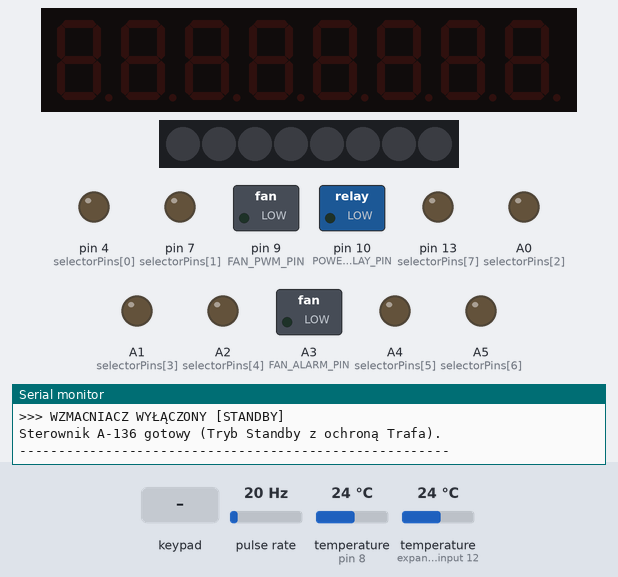
Bench run of a sketch on a simulated Arduino Pro Mini, built with avr-gcc and run on an emulated ATmega328P. Parts: 8-digit seven-segment display, 8 RGB LEDs in strip order, left to right, switched loads named in the sketch (green lamp = pin HIGH), output pins drawn as LEDs (lit = HIGH), the last lines printed to the serial monitor. Wiring (inferred from the names in the program): pulse sensor: data pin 2. Inputs (shaded band) come from the test bench; at power-on: pulse rate 20 Hz, temperature (sensors on pin 8, expander input 12) 24 °C. EEPROM starts erased.

Above: at 1.3 s.
1.4 s: keypad keys 1 2 3 4 pressed 0.4 s apart
At 3.8 s:
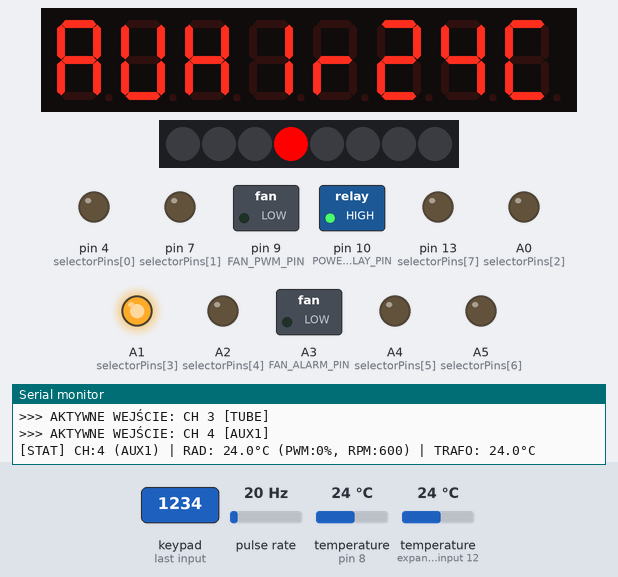
4.5 s: key '6' pressed
At 5.8 s:
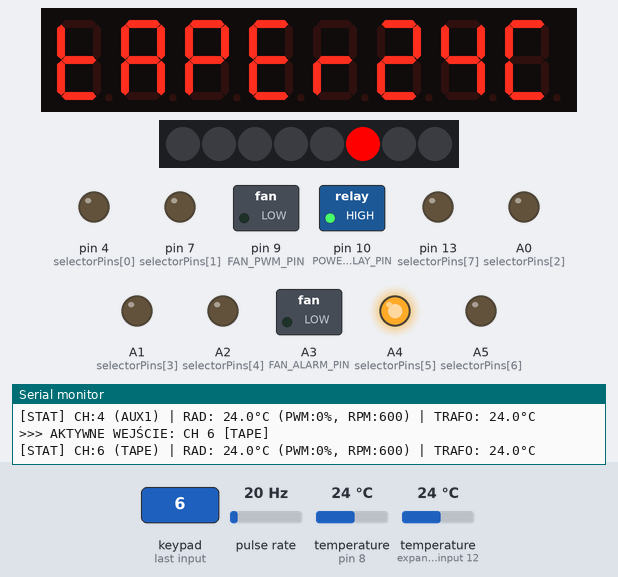
7.5 s: key '7' pressed
At 8.8 s:
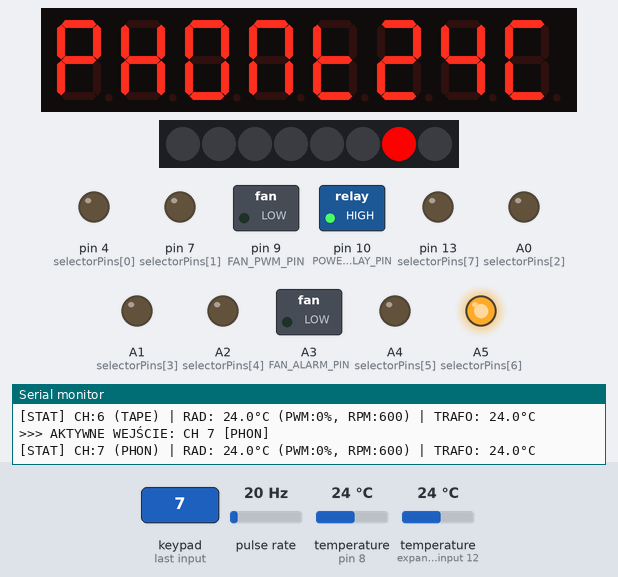
10.5 s: key '8' pressed
At 11.6 s:
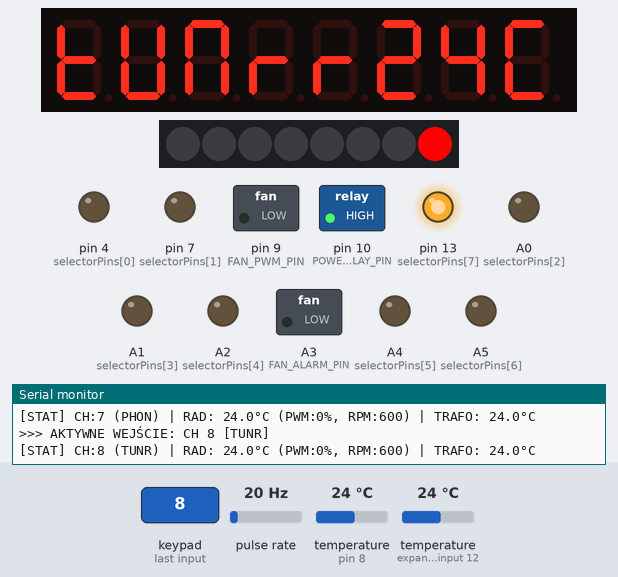
13.5 s: key '1' pressed
At 14.8 s:
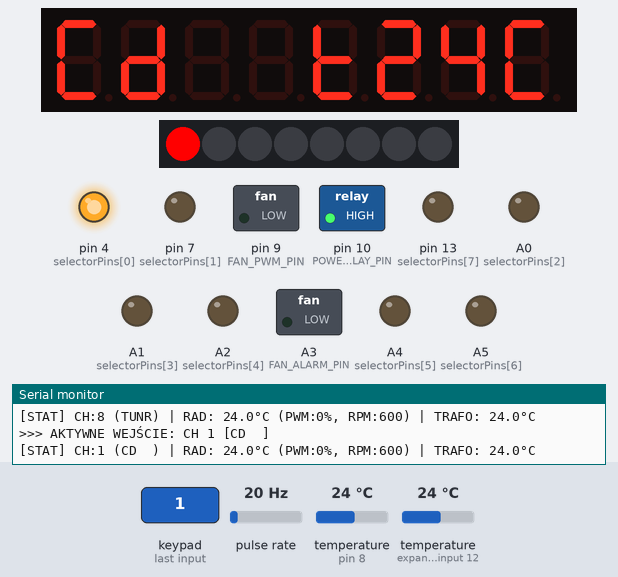
16.5 s: key '2' pressed
At 17.4 s:
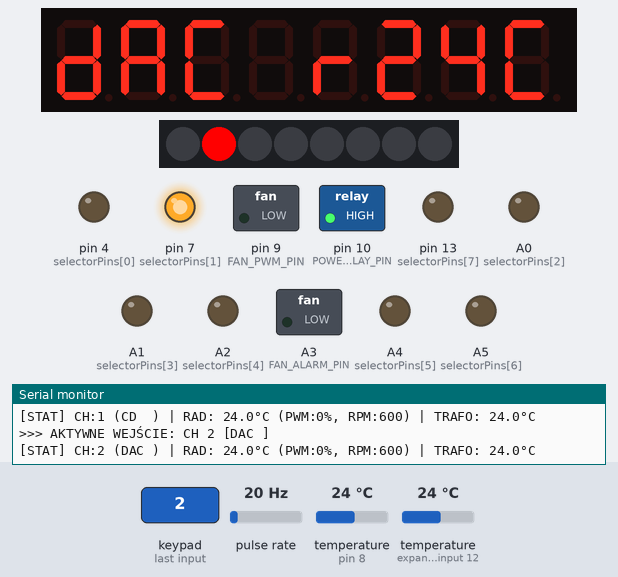
Timing chart, 0 to 19.5 s (numbered marks = the images above; inputs shaded):
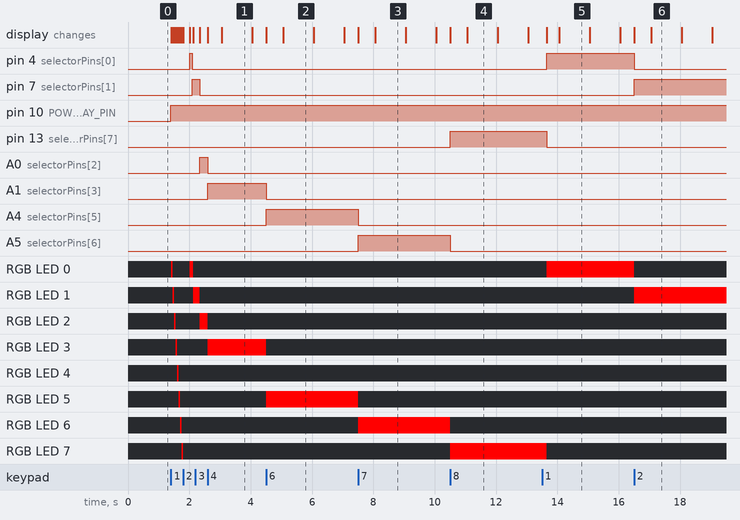

Measured:
- after the input at 1.4 s, pin 4 (selectorPins[0]): LOW → HIGH after 0.61 s, → LOW 0.09 s later; pin 7 (selectorPins[1]): LOW → HIGH after 0.70 s, → LOW 0.23 s later
- after the input at 4.5 s, A1 (selectorPins[3]): HIGH → LOW at once; A4 (selectorPins[5]): LOW → HIGH at once; the display: first changes at once (image 2 shows a later state)
- after the input at 7.5 s, A4 (selectorPins[5]): HIGH → LOW at once; A5 (selectorPins[6]): LOW → HIGH at once; the display: first changes at once (image 3 shows a later state)
- after the input at 10.5 s, pin 13 (selectorPins[7]): LOW → HIGH at once; A5 (selectorPins[6]): HIGH → LOW at once; the display: first changes at once (image 4 shows a later state)
- after the input at 13.5 s, pin 4 (selectorPins[0]): LOW → HIGH after 0.15 s; pin 13 (selectorPins[7]): HIGH → LOW after 0.15 s; the display: first changes after 0.16 s (image 5 shows a later state)
- after the input at 16.5 s, pin 4 (selectorPins[0]): HIGH → LOW at once; pin 7 (selectorPins[1]): LOW → HIGH at once; the display: first changes at once (image 6 shows a later state)

The sketch:

sharp-ds18b20.ino
```cpp
/*
 =====================================================================================
           STEROWNIK WZMACNIACZA A-136 (RAD FAN + TRAFO PROTECT + SELECTOR + IR)
 =====================================================================================
 Hardware: Arduino Pro Mini (5V / 16MHz) + Moduł TM1638 (HW-154) + Odbiornik IR
 Zasilanie: Małe trafko Standby (Arduino działa non-stop)
 -------------------------------------------------------------------------------------
 PEŁNA MAPA POŁĄCZEŃ PINÓW (HARDWARE PINOUT):
 -------------------------------------------------------------------------------------
 Pin Arduino   | Funkcja / Moduł                 | Uwagi / Opis
 -------------+---------------------------------+-------------------------------------
 D0 (RX)      | Serial Monitor (Programowanie)  | Narzędzie diagnostyczne (9600 baud)
 D1 (TX)      | Serial Monitor (Programowanie)  | Narzędzie diagnostyczne (9600 baud)
 D2           | Wentylator 1 - TACHO (RPM)      | Przerwanie sprzętowe INT0
 D3           | WOLNY                           |
 D4           | Selektor Przekaźników - CH1     | Wyjście cyfrowe Break-Before-Make
 D5           | Odbiornik IR (DATA / OUT)       | Odbiornik IR (np. VS1838B)
 D6           | Moduł HW-154 - DIO              | Linia danych TM1638
 D7           | Selektor Przekaźników - CH2     | Wyjście cyfrowe Break-Before-Make
 D8           | Czujniki Temp. DS18B20 (1-Wire) | Radiator (Czujnik 1) + Trafo (Czujnik 2)
 D9           | Wentylator 1 - Sterowanie PWM   | Wyjście PWM (Timer 1)
 D10          | PRZEKAŹNIK ZASILANIA GŁÓWNEGO   | High = ON (Wzmacniacz włączony)
 D11          | Moduł HW-154 - STB (Strobe)     | Linia wyboru układu TM1638
 D12          | Moduł HW-154 - CLK (Clock)      | Linia zegarowa TM1638
 D13          | Selektor Przekaźników - CH8     | Wyjście cyfrowe GPIO
 A0           | Selektor Przekaźników - CH3     | Wyjście cyfrowe GPIO
 A1           | Selektor Przekaźników - CH4     | Wyjście cyfrowe GPIO
 A2           | Selektor Przekaźników - CH5     | Wyjście cyfrowe GPIO
 A3           | Sygnalizacja Alarmu - Wentylator| Wyjście sygnału awarii wentylatora
 A4           | Selektor Przekaźników - CH6     | Wyjście cyfrowe GPIO
 A5           | Selektor Przekaźników - CH7     | Wyjście cyfrowe GPIO
 A6 / A7      | WOLNE                           | Dostępne tylko jako wejścia ADC
 -------------------------------------------------------------------------------------
 AUTOMATYCZNY SKRYPT GIT (Uruchamiany w terminalu Linuxa w folderze projektu):
 -------------------------------------------------------------------------------------
 inotifywait -m -e close_write,modify,moved_to . | while read -r path action file; do
     if [[ "$file" == *.ino ]]; then
         git add .
         if git commit -m "Auto-save: $file $(date '+%Y-%m-%d %H:%M:%S')"; then
             git push
             echo "✔ [GIT] Zapisano i wysłano (push) dla: $file"
         fi
     fi
 done
 =====================================================================================
*/

#include <OneWire.h>
#include <DallasTemperature.h>
#include <EEPROM.h>
#include <TM1638plus.h>
#include <IRremote.hpp>

// ===================================================================================
//             ZWERYFIKOWANE KODY TWOJEGO PILOTA IR (PROTOKÓŁ NEC)
// ===================================================================================
const uint32_t IR_CODE_POWER = 0x45; // Przycisk Power na pilocie

const uint32_t IR_CODE_CH1   = 0x0C; // Przycisk 1 (CD)
const uint32_t IR_CODE_CH2   = 0x18; // Przycisk 2 (DAC)
const uint32_t IR_CODE_CH3   = 0x5E; // Przycisk 3 (TUBE)
const uint32_t IR_CODE_CH4   = 0x08; // Przycisk 4 (AUX1)
const uint32_t IR_CODE_CH5   = 0x1C; // Przycisk 5 (AUX2)
const uint32_t IR_CODE_CH6   = 0x5A; // Przycisk 6 (TAPE)
const uint32_t IR_CODE_CH7   = 0x42; // Przycisk 7 (PHON)
const uint32_t IR_CODE_CH8   = 0x52; // Przycisk 8 (TUNR)

const uint32_t IR_CODE_NEXT  = 0x15; // Przycisk Ch+ / Strzałka w prawo
const uint32_t IR_CODE_PREV  = 0x07; // Przycisk Ch- / Strzałka w lewo
// ===================================================================================

// Nazwy wejść wyświetlane na panelu (max 4 znaki)
const char* channelNames[8] = {
    "CD  ",   // CH 1
    "DAC ",   // CH 2
    "TUBE",   // CH 3
    "AUX1",   // CH 4
    "AUX2",   // CH 5
    "TAPE",   // CH 6
    "PHON",   // CH 7
    "TUNR"    // CH 8
};

const int EEPROM_ADDR_CHANNEL = 0;

// --- MODUŁ HW-154 ---
#define STROBE_TM 11
#define CLOCK_TM  12
#define DIO_TM    6

TM1638plus tm(STROBE_TM, CLOCK_TM, DIO_TM, false);

// --- ODBIORNIK IR ---
#define IR_RECEIVE_PIN 5

// --- STEROWANIE ZASILANIEM GŁÓWNYM ---
#define POWER_RELAY_PIN 10 // Pin sterujący przekaźnikiem zasilania 230V
bool powerState = false;   // false = Standby (OFF), true = Praca (ON)
bool waitButtonsRelease = false;

// --- CZUJNIKI TEMPERATURY (DS18B20) ---
#define ONE_WIRE_BUS 8
OneWire oneWire(ONE_WIRE_BUS);
DallasTemperature sensors(&oneWire);

// Adresy czujników na magistrali 1-Wire
DeviceAddress radSensor   = { 0x28, 0xFF, 0x20, 0x64, 0x68, 0x14, 0x02, 0xC5 }; // Czujnik 1: Radiator
DeviceAddress trafoSensor = { 0x28, 0x3A, 0xE0, 0xAC, 0x08, 0x00, 0x00, 0x78 }; // Czujnik 2: Trafo

// Nastawy temperaturowe dla radiatora (Wentylator)
const float RAD_TEMP_START = 40.0;
const float RAD_TEMP_MAX   = 70.0;
const int PWM_MIN          = 45;

// Nastawa krytyczna dla Trafa (Wyłączenie wzmacniacza)
const float TRAFO_MAX_TEMP = 85.0;

const int FAN_PWM_PIN   = 9;
const int FAN_TACHO_PIN = 2;
const int FAN_ALARM_PIN = A3;

volatile int tachoCount = 0;
unsigned long lastTempCheck = 0;
const unsigned long tempInterval = 1000;

bool fanAlarmState = false;
bool trafoOverheatState = false;

void countTacho() { tachoCount++; }

// --- SELEKTOR WEJŚĆ ---
const int selectorPins[8] = {4, 7, A0, A1, A2, A4, A5, 13}; // CH1..CH8
int currentChannel = 0;
float currentRadTemp = 0.0;
float currentTrafoTemp = 0.0;
bool showTrafoTempOnDisplay = false;

void updateDisplay() {
    if (!powerState) return;

    char displayBuffer[9];

    if (fanAlarmState) {
        snprintf(displayBuffer, sizeof(displayBuffer), "%-4sERR FAN", channelNames[currentChannel]);
    } else if (trafoOverheatState) {
        snprintf(displayBuffer, sizeof(displayBuffer), "HOT TRF!");
    } else {
        // Wyświetlanie na przemian temperatury Radiatora ("r") i Trafa ("t")
        if (showTrafoTempOnDisplay) {
            int displayTemp = (currentTrafoTemp > 0 && currentTrafoTemp < 125) ? (int)currentTrafoTemp : 0;
            snprintf(displayBuffer, sizeof(displayBuffer), "%-4st%2dC", channelNames[currentChannel], displayTemp);
        } else {
            int displayTemp = (currentRadTemp > 0 && currentRadTemp < 125) ? (int)currentRadTemp : 0;
            snprintf(displayBuffer, sizeof(displayBuffer), "%-4sr%2dC", channelNames[currentChannel], displayTemp);
        }
    }

    tm.displayText(displayBuffer);
}

void selectChannel(int channel) {
    if (!powerState) return;

    if (channel < 0) channel = 7;
    if (channel > 7) channel = 0;

    currentChannel = channel;

    // 1. Break-Before-Make
    for (int i = 0; i < 8; i++) {
        digitalWrite(selectorPins[i], LOW);
    }
    delay(2);

    // 2. Załączenie wybranego przekaźnika
    digitalWrite(selectorPins[currentChannel], HIGH);

    // 3. Zapis w EEPROM
    EEPROM.update(EEPROM_ADDR_CHANNEL, currentChannel);

    // 4. Wskaźniki LED na panelu
    for (int i = 0; i < 8; i++) {
        tm.setLED(i, (i == currentChannel) ? 1 : 0);
    }

    updateDisplay();

    Serial.print(">>> AKTYWNE WEJŚCIE: CH ");
    Serial.print(currentChannel + 1);
    Serial.print(" [");
    Serial.print(channelNames[currentChannel]);
    Serial.println("]");
}

void setPower(bool turnOn) {
    powerState = turnOn;

    if (powerState) {
        // --- WŁĄCZANIE WZMACNIACZA (POWER ON) ---
        digitalWrite(POWER_RELAY_PIN, HIGH);

        tm.displayBegin();
        tm.reset();
        tm.brightness(3);

        tm.displayText("A-136 OK");
        for (int i = 0; i < 8; i++) {
            tm.setLED(i, 1);
            delay(50);
            tm.setLED(i, 0);
        }
        delay(200);

        byte savedChannel = EEPROM.read(EEPROM_ADDR_CHANNEL);
        if (savedChannel > 7) savedChannel = 0;
        selectChannel(savedChannel);

        Serial.println(">>> WZMACNIACZ WŁĄCZONY [POWER ON]");
    } else {
        // --- WYŁĄCZANIE WZMACNIACZA (STANDBY / OFF) ---
        for (int i = 0; i < 8; i++) {
            digitalWrite(selectorPins[i], LOW);
        }

        digitalWrite(POWER_RELAY_PIN, LOW);

        analogWrite(FAN_PWM_PIN, 0);
        digitalWrite(FAN_ALARM_PIN, LOW);
        fanAlarmState = false;

        tm.reset();
        waitButtonsRelease = true;

        Serial.println(">>> WZMACNIACZ WYŁĄCZONY [STANDBY]");
    }
}

// --- OBSŁUGA PILOTA IR ---
void handleIR() {
    if (IrReceiver.decode()) {
        if (!(IrReceiver.decodedIRData.flags & IRDATA_FLAGS_IS_REPEAT)) {
            uint32_t irCommand = IrReceiver.decodedIRData.command;

            if (irCommand != 0) {
                Serial.print("[IR DETECT] Komenda HEX: 0x");
                Serial.print(irCommand, HEX);

                if (irCommand == IR_CODE_POWER) {
                    Serial.println(" -> Akcja: [POWER TOGGLE]");
                    setPower(!powerState);
                }
                else if (powerState) {
                    if (irCommand == IR_CODE_CH1)      selectChannel(0);
                    else if (irCommand == IR_CODE_CH2) selectChannel(1);
                    else if (irCommand == IR_CODE_CH3) selectChannel(2);
                    else if (irCommand == IR_CODE_CH4) selectChannel(3);
                    else if (irCommand == IR_CODE_CH5) selectChannel(4);
                    else if (irCommand == IR_CODE_CH6) selectChannel(5);
                    else if (irCommand == IR_CODE_CH7) selectChannel(6);
                    else if (irCommand == IR_CODE_CH8) selectChannel(7);
                    else if (irCommand == IR_CODE_NEXT) selectChannel(currentChannel + 1);
                    else if (irCommand == IR_CODE_PREV) selectChannel(currentChannel - 1);
                }
            }
        }
        IrReceiver.resume();
    }
}

void setup() {
    Serial.begin(9600);
    sensors.begin();
    sensors.setWaitForConversion(false);

    pinMode(POWER_RELAY_PIN, OUTPUT);
    digitalWrite(POWER_RELAY_PIN, LOW);

    tm.displayBegin();
    tm.reset();

    IrReceiver.begin(IR_RECEIVE_PIN, DISABLE_LED_FEEDBACK);

    pinMode(FAN_PWM_PIN, OUTPUT);
    pinMode(FAN_ALARM_PIN, OUTPUT);
    pinMode(FAN_TACHO_PIN, INPUT_PULLUP);
    digitalWrite(FAN_ALARM_PIN, LOW);

    attachInterrupt(digitalPinToInterrupt(FAN_TACHO_PIN), countTacho, FALLING);

    for (int i = 0; i < 8; i++) {
        pinMode(selectorPins[i], OUTPUT);
        digitalWrite(selectorPins[i], LOW);
    }

    setPower(false);

    sensors.requestTemperatures();
    Serial.println("Sterownik A-136 gotowy (Tryb Standby z ochroną Trafa).");
    Serial.println("-------------------------------------------------------");
}

void loop() {
    // 1. OBSŁUGA PILOTA IR
    handleIR();

    // 2. PRZYCISKI PANELU HW-154
    uint8_t buttons = tm.readButtons();
    static unsigned long s1PressStartTime = 0;
    static bool s1LongPressTriggered = false;

    if (buttons == 0) {
        waitButtonsRelease = false;

        if (s1PressStartTime != 0 && !s1LongPressTriggered && powerState) {
            selectChannel(0);
        }

        s1PressStartTime = 0;
        s1LongPressTriggered = false;
    }

    if (!powerState) {
        if (buttons != 0 && !waitButtonsRelease) {
            setPower(true);
            waitButtonsRelease = true;
        }
    } else {
        if (buttons & 0x01) {
            if (s1PressStartTime == 0) {
                s1PressStartTime = millis();
            } else if (!s1LongPressTriggered && (millis() - s1PressStartTime >= 1200)) {
                s1LongPressTriggered = true;
                setPower(false);
            }
        }
        else if (buttons != 0) {
            int pressedBit = -1;
            for (int i = 1; i < 8; i++) {
                if (buttons & (1 << i)) {
                    pressedBit = i;
                    break;
                }
            }

            if (pressedBit != -1 && pressedBit != currentChannel) {
                selectChannel(pressedBit);
                delay(200);
            }
        }
    }

    // 3. OBSŁUGA KONTROLI TEMPERATURY I CHŁODZENIA (Tylko w trybie ON)
    if (powerState) {
        unsigned long currentMillis = millis();

        if (currentMillis - lastTempCheck >= tempInterval) {
            lastTempCheck = currentMillis;

            float tRad   = sensors.getTempC(radSensor);
            float tTrafo = sensors.getTempC(trafoSensor);
            sensors.requestTemperatures();

            currentRadTemp   = tRad;
            currentTrafoTemp = tTrafo;

            // --- ZABEZPIECZENIE TRAFA ---
            if (tTrafo >= TRAFO_MAX_TEMP && tTrafo < 125.0) {
                Serial.print("[ALARM KRYTYCZNY] Przegrzanie Trafa: ");
                Serial.print(tTrafo);
                Serial.println("°C! Awaryjne wyłączenie zasilania.");

                trafoOverheatState = true;
                setPower(false); // Natychmiastowe odcięcie zasilania 230V!
                return;
            } else {
                trafoOverheatState = false;
            }

            // --- STEROWANIE WENTYLATOREM RADIATORA ---
            int pwmValue = 0;

            noInterrupts();
            int rpm = (tachoCount / 2) * 60;
            tachoCount = 0;
            interrupts();

            if (tRad < RAD_TEMP_START) {
                pwmValue = 0;
            } else {
                float constrainedTemp = constrain(tRad, RAD_TEMP_START, RAD_TEMP_MAX);
                pwmValue = map(constrainedTemp, RAD_TEMP_START, RAD_TEMP_MAX, PWM_MIN, 255);
            }
            analogWrite(FAN_PWM_PIN, pwmValue);

            // Weryfikacja uszkodzenia wentylatora
            if (pwmValue > 0 && rpm == 0) {
                digitalWrite(FAN_ALARM_PIN, HIGH);
                fanAlarmState = true;
            } else {
                digitalWrite(FAN_ALARM_PIN, LOW);
                fanAlarmState = false;
            }

            // Raport diagnostyczny w Serial Monitorze
            Serial.print("[STAT] CH:"); Serial.print(currentChannel + 1);
            Serial.print(" ("); Serial.print(channelNames[currentChannel]); Serial.print(") | ");
            Serial.print("RAD: "); Serial.print(tRad, 1); Serial.print("°C (PWM:");
            Serial.print(map(pwmValue, 0, 255, 0, 100)); Serial.print("%, RPM:");
            Serial.print(rpm); Serial.print(") | ");
            Serial.print("TRAFO: "); Serial.print(tTrafo, 1); Serial.println("°C");

            // Przełączanie wskaźnika temp na wyświetlaczu (Radiator / Trafo)
            showTrafoTempOnDisplay = !showTrafoTempOnDisplay;
            updateDisplay();
        }
    }
}
```
